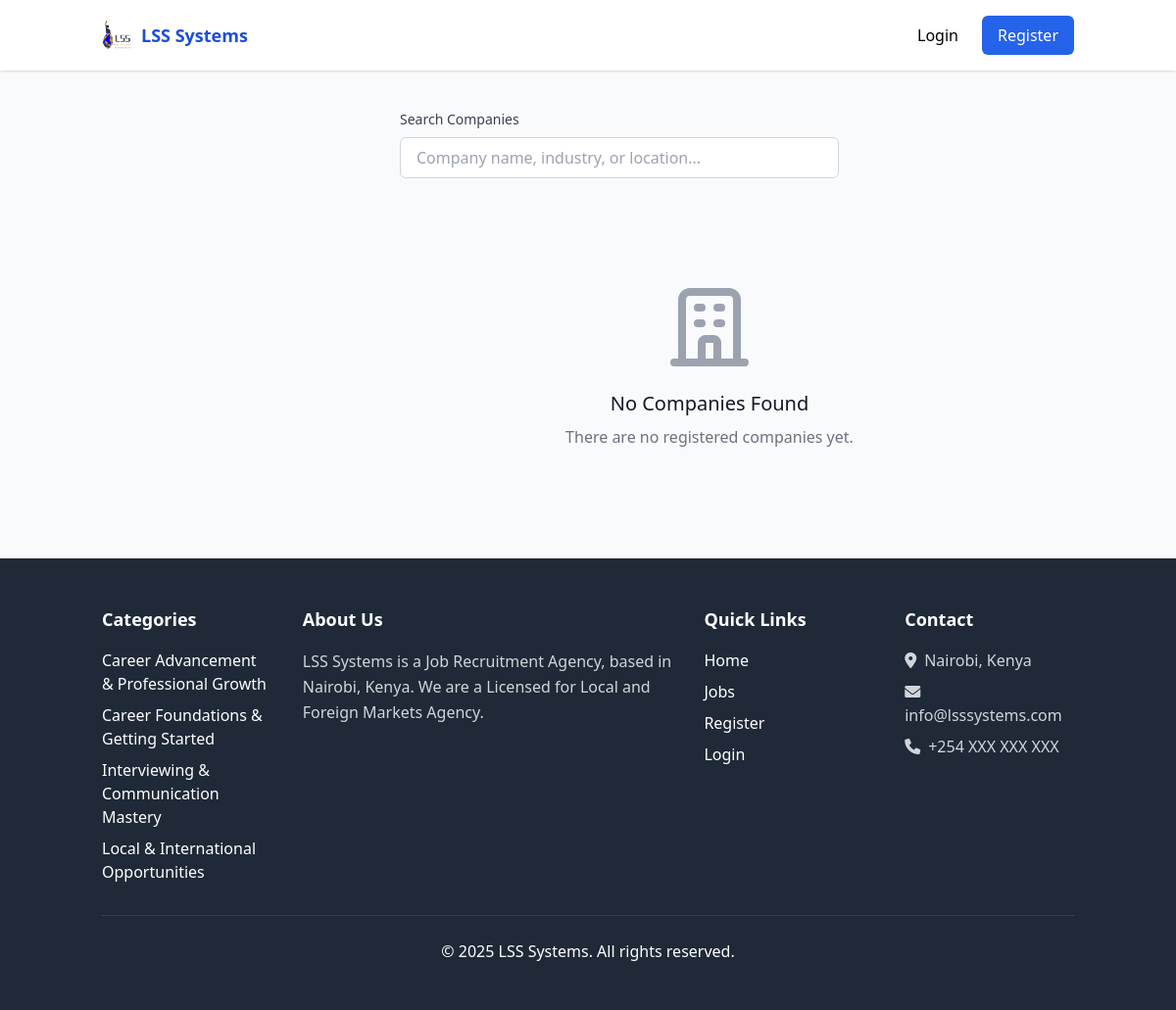
The app's page /public/companies.php, older data.
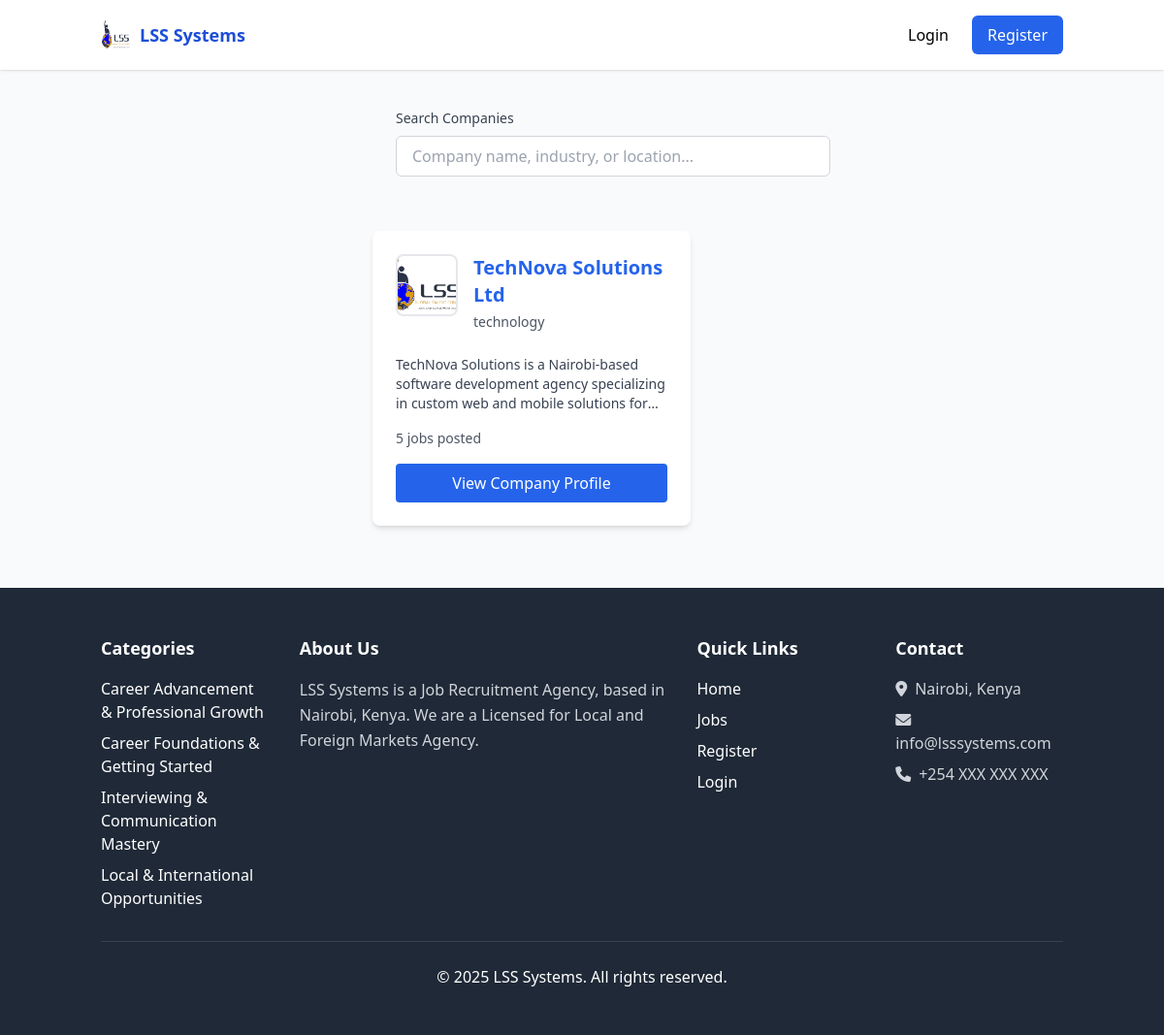
The same page, newer data.
### tables this page shows
CREATE TABLE `employers` (
  `uuid` char(36) NOT NULL,
  `user_uuid` char(36) NOT NULL,
  `company_name` varchar(150) DEFAULT NULL,
  `contact_number` varchar(20) DEFAULT NULL,
  `location` varchar(255) DEFAULT NULL,
  `industry` varchar(100) DEFAULT NULL,
  `website` varchar(255) DEFAULT NULL,
  `company_logo` varchar(255) DEFAULT NULL,
  `about_company` text DEFAULT NULL,
  `created_at` timestamp NOT NULL DEFAULT current_timestamp(),
  `updated_at` timestamp NOT NULL DEFAULT current_timestamp() ON UPDATE current_timestamp()
);

### controllers/JobController.php (called while the page is built, shortened)
<?php
require_once __DIR__ . '/../models/Job.php';
require_once __DIR__ . '/../models/User.php';
class JobController {
    public function __construct($conn) {
        $this->job = new Job($conn);
        $this->user = new User($conn);
    }
}
?>

### models/User.php (called while the page is built, shortened)
<?php
class User {
    private $conn;
    public function __construct($db) {
        $this->conn = $db;
    }
  public function getAllEmployers($filters = []) {
    $where = "";
    $sql = "
      SELECT
        e.uuid as employer_uuid,
        e.company_name,
        e.contact_number,
        e.location,
        e.industry,
        e.website,
        e.company_logo,
        e.about_company,
        u.email,
        u.created_at as user_created_at,
        u.is_verified
      FROM employers e
      JOIN users u ON e.user_uuid = u.uuid
      WHERE u.role = 'employer'
      $where
      ORDER BY e.company_name ASC
    ";
    $stmt = $this->conn->prepare($sql);
    if ($stmt->execute()) {
      return $stmt->get_result()->fetch_all(MYSQLI_ASSOC);
    }
    return [];
  }
}
?>

### models/Job.php (called while the page is built, shortened)
<?php
class Job {
    private $conn;
    public function __construct($db) {
        $this->conn = $db;
    }
    public function getJobsByEmployer($employerUuid) {
        $stmt = $this->conn->prepare("
            SELECT jp.*, e.company_name
            FROM job_posts jp
            LEFT JOIN employers e ON jp.employer_uuid = e.uuid
            WHERE jp.employer_uuid = ?
            ORDER BY jp.created_at DESC
        ");
        $stmt->bind_param("s", $employerUuid);
        $stmt->execute();
        return $stmt->get_result()->fetch_all(MYSQLI_ASSOC);
    }
}
?>

### public/companies_partial.php (the view, shortened to what this page needs)
<?php if (empty($employers)): ?>
<div class="text-center py-12" id="no-companies-message">
    <h3 class="text-xl font-medium text-gray-900 mb-2">No Companies Found</h3>
    <p class="text-gray-500">There are no registered companies yet.</p>
</div>
<?php else: ?>
<div class="grid grid-cols-1 md:grid-cols-2 lg:grid-cols-2 xl:grid-cols-3 gap-6" id="companies-list">
    <?php foreach ($employers as $employer): ?>
    <div class="bg-white rounded-lg shadow-md overflow-hidden hover:shadow-lg transition-shadow">
        <div class="p-6">
            <div class="flex items-start gap-4 mb-4">
                <?php if (!empty($employer['company_logo'])): ?>
                <img src="/job-finder/uploads/company_logos/<?php echo htmlspecialchars($employer['company_logo']); ?>"
                    alt="Company Logo" class="w-16 h-16 rounded-lg object-cover border-2 border-gray-200 flex-shrink-0">
                <?php endif; ?>
                <div class="flex-1 min-w-0">
                    <h3 class="text-xl font-semibold text-gray-900 mb-1">
                        <a href="/company-details.php?view=employer&id=<?php echo htmlspecialchars($employer['employer_uuid']); ?>"
                            class="text-blue-600 hover:text-blue-800 hover:underline">
                            <?php echo htmlspecialchars($employer['company_name'] ?? 'Company Name'); ?>
                        </a>
                    </h3>
                    <?php if (!empty($employer['industry'])): ?>
                    <p class="text-sm text-gray-600 mb-2"><?php echo htmlspecialchars($employer['industry']); ?></p>
                    <?php endif; ?>
                </div>
            </div>
            <?php if (!empty($employer['about_company'])): ?>
            <p class="text-gray-700 text-sm mb-4 line-clamp-3">
                <?php echo htmlspecialchars(substr($employer['about_company'], 0, 150)) . (strlen($employer['about_company']) > 150 ? '...' : ''); ?>
            </p>
            <?php endif; ?>
            <?php
            $jobCount = 0;
            if (!empty($employer['employer_uuid'])) {
                $jobs = $jobController->job->getJobsByEmployer($employer['employer_uuid']);
                $jobCount = count($jobs);
            }
            ?>
            <div class="flex items-center justify-between mb-4">
                <span class="text-sm text-gray-600">
                    <?php echo $jobCount; ?> job<?php echo $jobCount !== 1 ? 's' : ''; ?> posted
                </span>
            </div>
            <a href="/company-details.php?view=employer&id=<?php echo htmlspecialchars($employer['employer_uuid']); ?>"
                class="w-full bg-blue-600 text-white px-4 py-2 rounded hover:bg-blue-700 transition text-center block font-medium">
                View Company Profile
            </a>
        </div>
    </div>
    <?php endforeach; ?>
</div>
<?php endif; ?>

Row changes from the older to the newer data that the page shows:
added employers: company_logo (picture), company_name "TechNova Solutions Ltd", industry "technology", about_company "TechNova Solutions is a Nairobi-based software development agency specializing in custom web and mobile solutions…", jobCount "5"
Text that changed along with them:
text no longer shown: "No Companies Found There are no registered companies yet."
